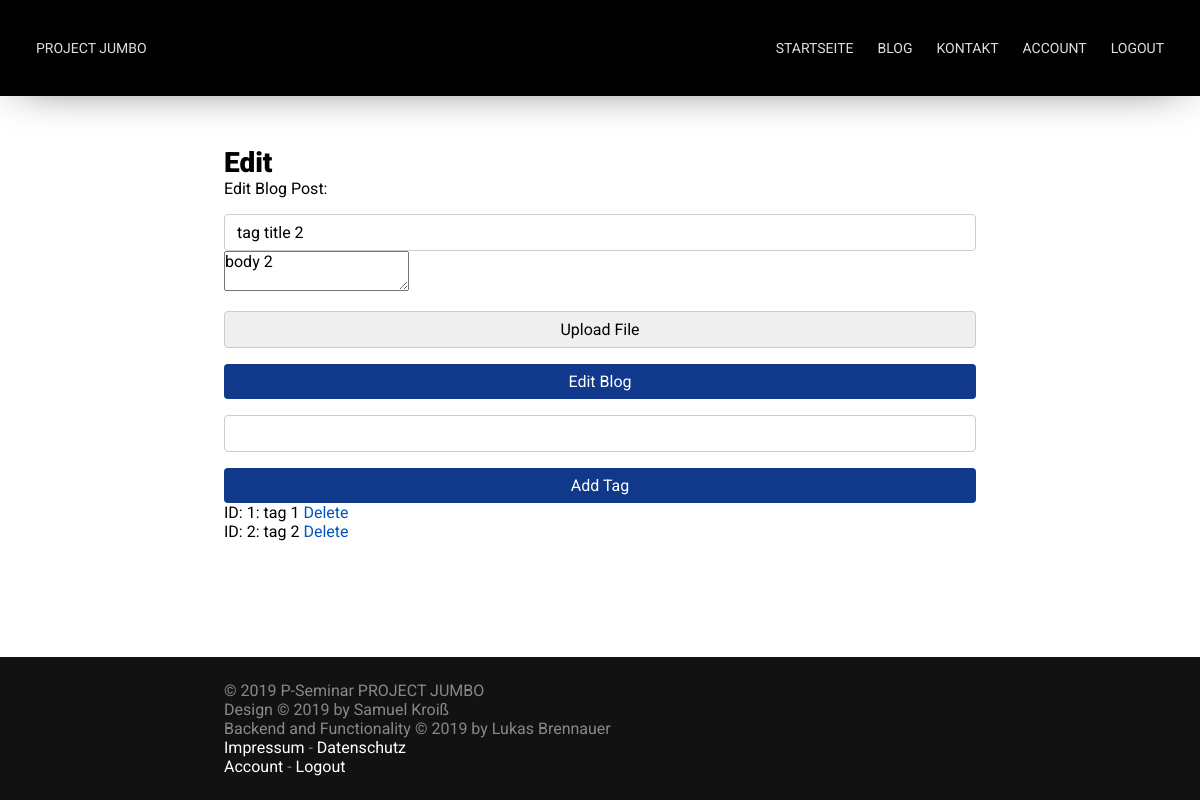
Before: /admin/edit/5 (signed in) with the older database file.
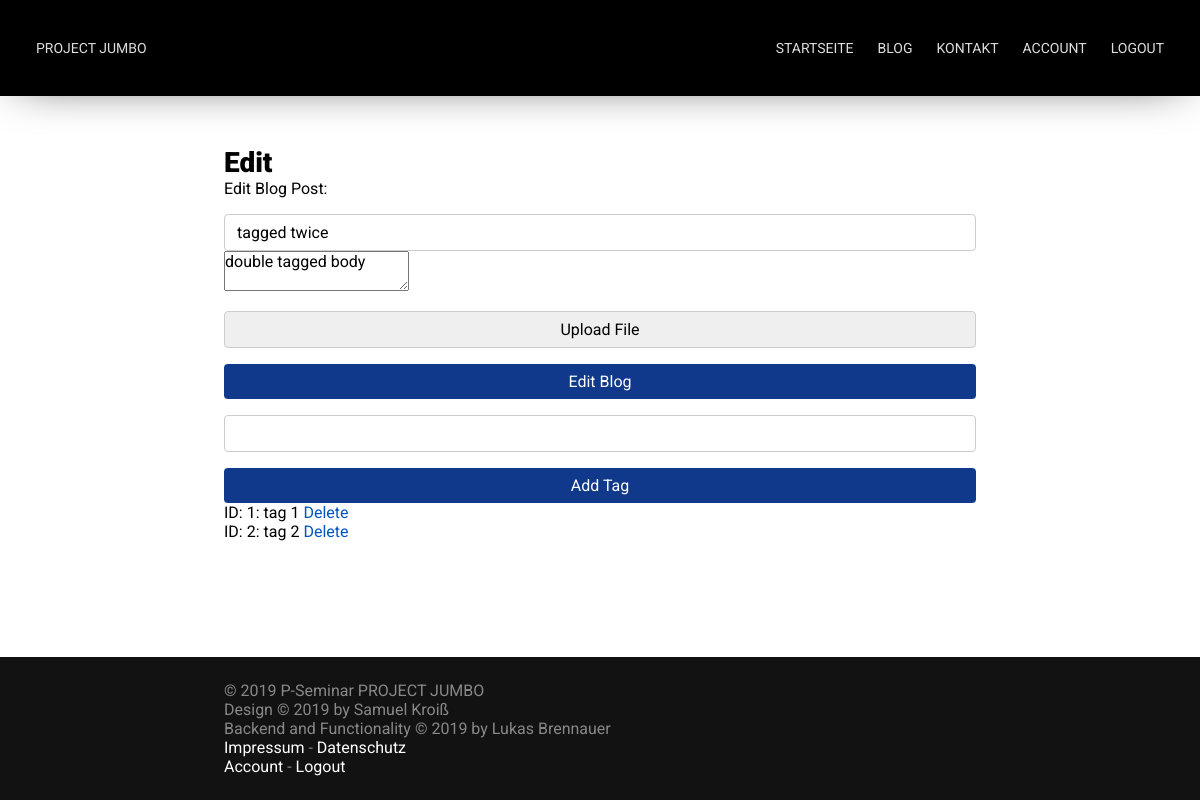
After: the same page with the newer database file.
### app/models.py (models this page shows, shortened)
class Blog_Post(db.Model):
    __tablename__ = 'blog_post'
    id = db.Column(db.Integer, primary_key=True)
    caption = db.Column(db.String, nullable=False)
    posted_by = db.Column(db.Integer, db.ForeignKey("user.id"))
    time_created = db.Column(db.DateTime, default=datetime.now() )
    tags = db.Column(db.String)
    comments = db.relationship('Comment')
    body = db.Column(db.String, nullable=False)
    images = db.Column(db.String)

### app/routes/admin_pages.py (the view)
@app.route("/admin/edit/<int:id>", methods=['POST', 'GET'])
@login_required
def edit(id):
    if current_user.admin_acc == True:
        post = Blog_Post.query.get_or_404(id)
        if request.method == 'POST':
            result_string = manage_posted_images(request)
            try:
                post.caption=request.form['caption']
                post.posted_by=current_user.id
                post.body=request.form['body']
                post.images=result_string
                db.session.commit()
                return jsonify({"redirect": True, "url": url_for('admin_posts')})
            except Exception as e:
                return render_template("errors/error.html", title="Error", error=e)
        else:
            try:
                image_sql = post.images
            except:
                image_sql = ''
            try:
                tag_sql = post.tags
            except:
                tag_sql = ''
            return render_template("admin/edit.html", title="Edit", post=post, image_sql=image_sql, tag_sql=tag_sql)
    else:
        return render_template("errors/error.html", title="Error", error="You're not allowed to use that page!")

### app/models.py (called while the page is built)
@login.user_loader
def load_user(id):
    return User.query.get(id)

### templates/admin/edit.html (shortened to what this page needs)
{% extends 'base.html' %}
{% block content %}
<p>Edit Blog Post:</p>
<form action="javascript:edit()" method="post" enctype=multipart/form-data id="blog_post_form">
    <input type="text" id="caption_input" value="{{ post.caption }}">
    <textarea type="text" id="body_input">{{ post.body }}</textarea>
    <input type="button" value="Upload File" onclick="$(`#file_input`).click();" />
    <input type="submit" value="Edit Blog">
</form>
<form action="javascript:addTag()">
    <input type="text" id="tag_input">
    <input type="submit" value="Add Tag">
</form>
<div id="current_tag_div"></div>
{% endblock %}

### templates/base.html (shortened to what this page needs)
<!DOCTYPE html>
<html>
	<head>
		<link href="{{ url_for('static', filename='css/main.css') }}" rel="stylesheet">
		<link href="{{ url_for('static', filename='css/nav.css') }}" rel="stylesheet">
		<link href="{{ url_for('static', filename='css/footer.css') }}" rel="stylesheet">
		<link href="{{ url_for('static', filename='css/drag_and_drop.css') }}" rel="stylesheet">
	</head>
	<body>
		<div id="container">
			<nav id="nav" bg>
				<a href="{{ url_for('index') }}">Project Jumbo</a>
				<ul>
					<li><a href="{{ url_for('index') }}#begin">Startseite</a></li>
					<li><a href="{{ url_for('blog') }}">Blog</a></li>
					<li><a href="{{ url_for('contact') }}">Kontakt</a></li>
					{% if current_user.is_authenticated %}
					<li><a href="{{ url_for('user_page') }}">Account</a></li>
					<li><a href="{{ url_for('logout') }}">Logout</a></li>
					{% else %}
					<li><a href="{{ url_for('login') }}">Login</a></li>
					{% endif %}
				</ul>
			</nav>
			<div class="spacer nav"></div>
			<section id="content">
				<h1>{{ title }}</h1>
				{% block content %}  {% endblock %}
			</section>
			<div class="spacer footer"></div>
			<footer id="footer">
				<p>
					&copy; 2019 P-Seminar PROJECT JUMBO<br />
					Design &copy; 2019 by Samuel Kroiß<br />
					Backend and Functionality &copy; 2019 by Lukas Brennauer<br />
					<a href="#">Impressum</a> - <a href="#">Datenschutz</a><br />
					{% if current_user.is_authenticated %}
					<a href="{{ url_for('user_page') }}">Account</a> - <a href="{{ url_for('logout') }}">Logout</a>
					{% else %}
					<a href="{{ url_for('login') }}">Login</a>
					{% endif %}
				</p>
			</footer>
		</div>
	</body>
</html>

### static/css/main.css (style rules this page uses)
:root { --nav-link-color: #DEDEDE; --nav-link-color-hover: #FFFFFF; --link-color: #0054bf; }
* { margin: 0; padding: 0; font-family: 'Roboto', sans-serif; font-size: 16px; font-weight: 400; text-decoration: none; scroll-behavior: smooth; }
body { width: 100%; height: 100%; overflow-x: hidden; overflow-y: scroll; }
.spacer { width: 100vw; }
.spacer.nav { height: 96px; }
.spacer.footer { height: 124px; }
.button, input[type="submit"] { padding: 8px 12px; border-radius: 4px; display: inline-block; background: #11398B; color: #FFFFFF; transition: background 200ms; cursor: pointer; border: none; }
#container { display: block; width: 100%; min-height: 100vh; position: relative; }
#content { max-width: 800px; margin: 0 auto; padding: 50px 24px; width: 100%; box-sizing: border-box; }
h1, h2, h3 { font-weight: 900; }
h1 { font-size: 28px; }
a { color: var(--link-color); }
input { padding: 8px 12px; border-radius: 4px; border: 1px solid #CCCCCC; margin: 0 auto; display: block; box-sizing: border-box; margin-top: 16px; width: 100%; }

### static/css/nav.css (style rules this page uses)
#nav { width: 100%; height: 96px; box-sizing: border-box; position: fixed; z-index: 10; overflow: hidden; transition: background 500ms, box-shadow 500ms, height 300ms; }
#nav[bg] { background: #000000; box-shadow: 0px 0px 50px -20px rgba(0,0,0,1); }
#nav ul { float: right; display: flex; }
#nav ul li { list-style-type: none; }
#nav a { color: var(--nav-link-color); text-transform: uppercase; font-size: 14px; line-height: 48px; float: left; padding: 0 12px; display: block; transition: color 100ms; }
#nav a { font-family: 'Alata', sans-serif; }
#nav ul li a { font-family: 'Roboto', sans-serif; }
@media only screen and (min-width: 900px) { #nav { padding: 24px; } }

### static/css/footer.css (style rules this page uses)
#footer { width: 100%; background: #121212; position: absolute; right: 0; bottom: 0; left: 0; }
#footer p { max-width: 800px; margin: 0 auto; padding: 24px; color: #888888; box-sizing: border-box; }
#footer a { color: #FFFFFF; }

Changed rows visible on the page:
changed Blog_Post: caption "tag title 2" → "tagged twice"; body "body 2" → "double tagged body"
